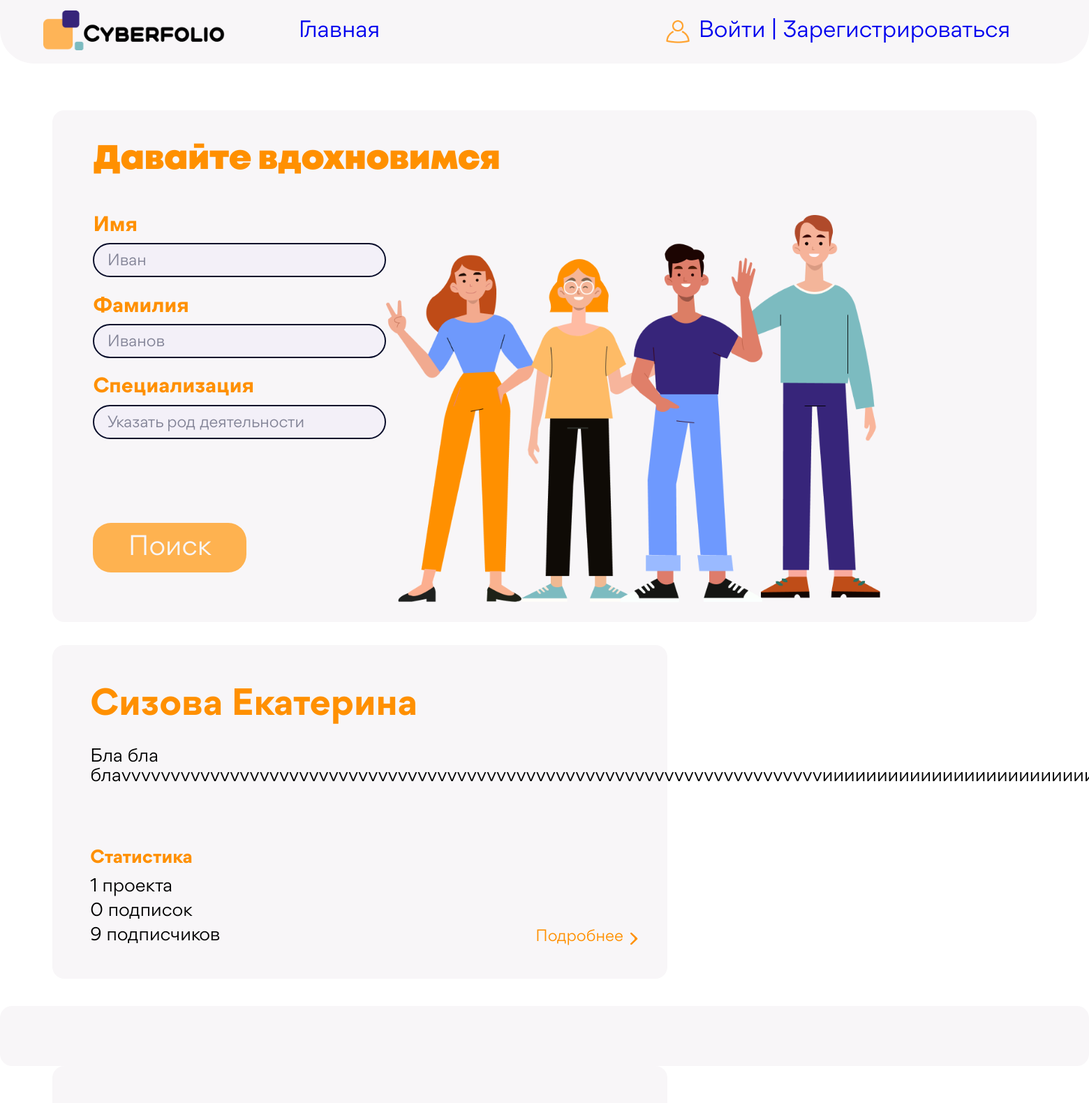
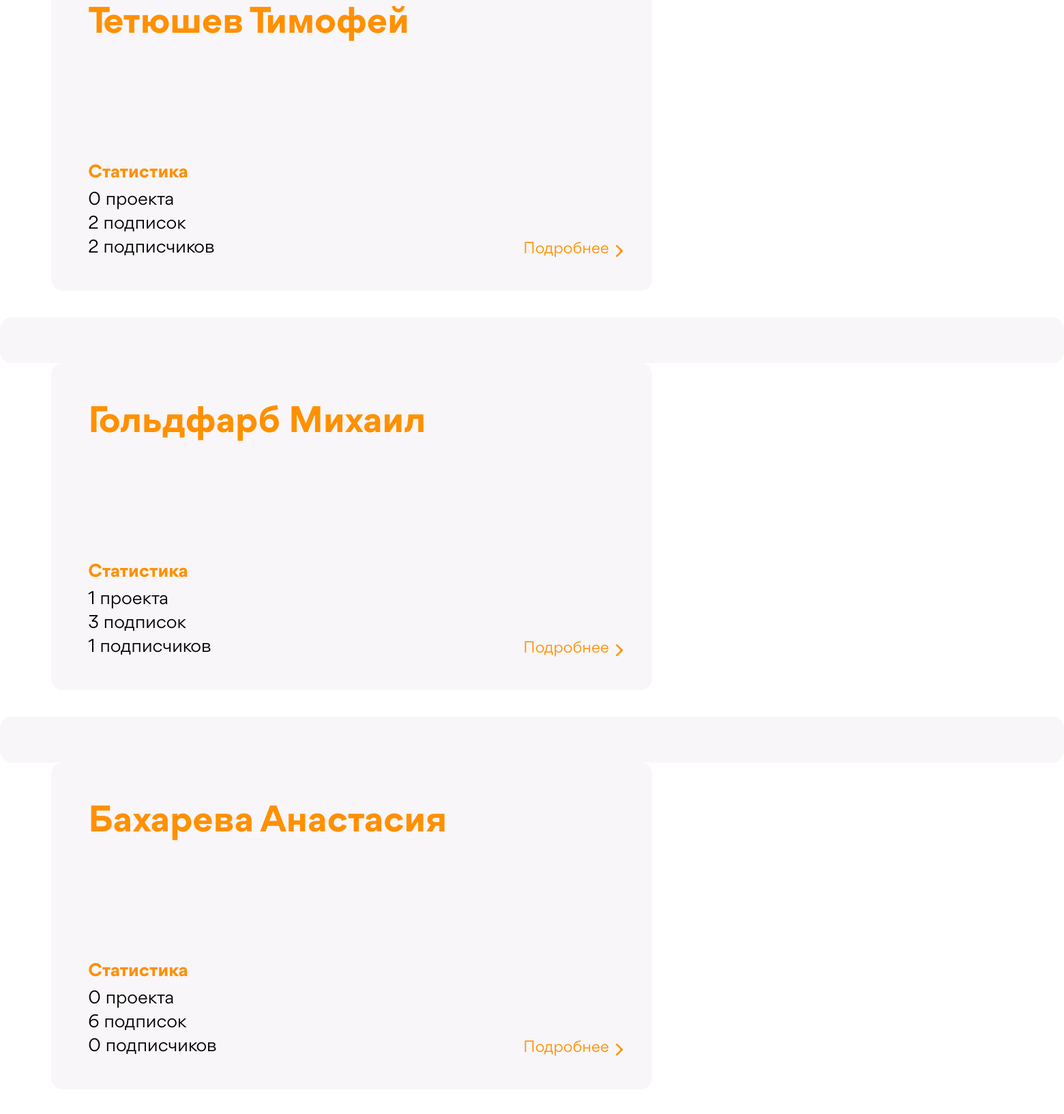
The page / (upper part) on the database its author committed (2 pictures, top to bottom).
### Accounts/models.py (models this page shows, shortened)
class User(AbstractUser):
    sur_sur_name = models.CharField(max_length=20, verbose_name="Фамилия",blank=True)
    slug = models.SlugField(verbose_name='Слаг', unique=True)
    descriptions = models.TextField(max_length=300, verbose_name='Описание',blank=True)
    email = models.EmailField(verbose_name='Почта',blank=True)
    spec = models.ForeignKey('Specs', db_index=True, on_delete=models.PROTECT, verbose_name="Специализация",blank=True, default=1)
    photo = models.ImageField(upload_to=user_directory_path, blank=True, verbose_name="Фото")
    time_create = models.DateTimeField(auto_now_add=True, verbose_name="Время создания")
    vk_url = models.URLField(max_length=128, blank=True, verbose_name='VK')
    hh_url = models.URLField(max_length=128,blank=True, verbose_name='HH')
    behance_url = models.URLField(max_length=128,blank=True,verbose_name='BH')
    def get_projects(self):
        return Project.objects.all().filter(user_id=self.id)
    def count_projects(self):
        return self.get_projects().count()
    def get_followers(self):
        return Follow.objects.all().filter(follow_from_id=self.id)
    def count_followers(self):
        return self.get_followers().count()
    def get_followings(self):
        return Follow.objects.all().filter(follow_to_id=self.id).values('id')
    def count_followings(self):
        return self.get_followings().count()
    def get_short_name(self):
        return '{0} {1}'.format(self.last_name, self.first_name)
    class Meta:
        verbose_name = 'Юзер'
        verbose_name_plural = 'Юзеры'
        ordering = ['id']

### Accounts/views.py (the view, shortened to what this page needs)
# urls.py: 2. Add a URL to urlpatterns:  path('', Home.as_view(), name='home')
class Home(ListView):
    model = User
    template_name = "main_page.html"
    context_object_name = "users"
    def get_context_data(self, *, object_list = None, **kwargs):
        context = super().get_context_data(**kwargs)
        context['title'] = "Главная страница"
        return context
    def get_queryset(self):
        users = User.objects.all().exclude(id=self.request.user.id).filter(is_superuser=0)
        if self.request.method == 'GET':
            first_name = self.request.GET.get('first_name')
            last_name = self.request.GET.get('last_name')
            spec = self.request.GET.get('specialization')
            first_name_q = Q()
            if first_name:
                first_name_q = Q(first_name__icontains=first_name)
            last_name_q = Q()
            if last_name:
                last_name_q = Q(last_name__icontains=last_name)
            if spec:
                try:
                    spec_obj = Specs.objects.get(name=spec)
                    users = users.filter(spec=spec_obj)
                except Specs.DoesNotExist:
                    pass
            users = users.filter(first_name_q & last_name_q)
        users = users.annotate(num_followers=Count('following')).order_by('-num_followers')
        return users

### templates/main_page.html (shortened to what this page needs)
{% extends 'base.html' %}
{% load static %}
{% block css %}
    <link rel="stylesheet" href="{% static 'css/normalize.css' %}">
    <link rel="stylesheet" href="{% static 'css/general_styles.css' %}">
    <link rel="stylesheet" href="{% static 'css/main_page.css' %}">
    <link href = "{% static 'fonts/stylesheet.css' %}" rel = "stylesheet" type = "text/css" />
{% endblock %}
{% block content %}
    <div class="search_container">
            <div class="search_header">
                Давайте вдохновимся
            </div>
            <div class="search_info">
                <form method="get" action="{% url 'home' %}">
                    <div class="input-heading">Имя</div>
                    <input type="text" name="first_name" id="first_name" value="{{ request.GET.first_name }}" placeholder="Иван" class="input search_input">
                    <div class="input-heading">Фамилия</div>
                    <input type="text" name="last_name" id="last_name" value="{{ request.GET.last_name }}" placeholder="Иванов" class="input search_input">
                    <div class="input-heading">Специализация</div>
                    <input type="text" name="specialization" id="specialization" value="{{ request.GET.specialization }}" placeholder="Указать род деятельности" class="input search_input">
                    <div class="search_button-container">
                        <button type="submit" class="usual-button search_button">Поиск</button>
                    </div>
                </form>
                <div>
                    <img class="search_img" src="{% static 'images/mainpage_img.png' %}">
                </div>
            </div>
        </div>
<div class="users">
{% for u in users %}
    <div class="user-card-container">
            <div class="left-section card-container">
                <div class="user-header">{{ u.get_short_name }}</div>
                <p class="user-text">{{ u.descriptions }}</p>
                <div class="user-statistic-header">Статистика</div>
                <div class="statistic-container">
                    <ul class="statistic-list">
                        <li class="statistic-item">{{ u.count_projects }} проекта</li>
                        <li class="statistic-item">{{ u.count_followers }} подписок</li>
                        <li class="statistic-item">{{ u.count_followings }} подписчиков</li>
                    </ul>
                    <a href="{% url 'profile' slug=u.slug %}" class="project-link">
                        <h5 class="abour-project">Подробнее</h5>
                        <img class="abour-project-icon" src="{% static 'images/about-project-icon.svg' %}">
                    </a>
                    </div>
                </div>
            </div>
            <div class="right-section card-container">
            </div>
        </div>
{% endfor %}
{% endblock %}

### Accounts/static/css/general_styles.css (style rules this page uses)
body { background-image: url(../images/background.png); background-size: cover; background-repeat: no-repeat; }
.usual-button { background-color: #feb250; padding: 1.14vw 2.70vw; border-radius: 1.66vw; color: #f8f6f8 !important; font-weight: 400; font-size: 2.5vw; line-height: 2.7vw; border: 0px !important; }
p { margin: 0; }
a { text-decoration: none; }
input { text-decoration: none; border: 0px; color: #000000; }
ul { list-style: none; margin: 0; padding: 0; }
img { max-width: 100%; }
html { font-family: "Gordita"; }
* { box-sizing: border-box; }
.user-text { font-family: 'Gordita'; font-style: normal; font-weight: 400; font-size: 1.6667vw; line-height: 1.8229vw; }
.statistic-item:not(:last-child) { margin-bottom: 0.41vw; }
.user-statistic-header { display: inline; font-weight: 700; font-size: 1.66667vw; line-height: 1.8229vw; color: #FF9000; margin-bottom: 0.78125vw; margin-top: 0px; padding: 0px; }
.statistic-item { font-weight: 400; font-size: 1.66667vw; line-height: 1.8229vw; flex-wrap: nowrap; display: flex; margin-top: 0px; padding: 0px; }
.abour-project { font-weight: 400; font-size: 1.46vw; line-height: 1.5625vw; color: #FF9000; }
.abour-project-icon { min-width: 0.7vw; max-width: 0.7vw; margin-left: 0.68125vw; }
.project-link { display: flex; flex-direction: row; align-items: center; margin-top: auto; }
.card-container { background-color: #F8F6F8; border-radius: 1.1vw; }
.input::placeholder { color: #828396; }
.input { border: 0.15vw solid #090E2B; border-radius: 4.01vw; padding: 0.78vw 1.198vw; transition: 0.3s box-shadow, 0.3s border-color; background: #f3f0f8; font-style: normal; font-weight: 400; font-size: 1.8vw; line-height: 1.354vw; }

### Accounts/static/css/main_page.css (style rules this page uses)
.search_container { display: flex; background: #F8F6F8; border-radius: 1.09vw; width: 90.4%; margin: auto; margin-top: 4.32vw; margin-bottom: 2.08vw; flex-direction: column; padding: 2.55vw 4.16vw 1.45vw 3.75vw; }
.search_header { font-family: 'Mont'; font-style: normal; font-weight: 900; font-size: 3.125vw; line-height: 4.01vw; color: #FF9000; margin-bottom: 3.02vw; }
.input-heading { font-family: 'Gordita'; font-style: normal; font-weight: 700; font-size: 1.875vw; line-height: 2.03vw; color: #FF9000; margin-bottom: 0.57vw; }
.search_info { display: flex; }
.search_img { width: 45.4vw; }
.search_button { font-family: 'Gordita'; font-style: normal; font-weight: 400; font-size: 2.5vw; line-height: 2.7vw; color: #F8F6F8; border: none; padding: 0.93vw 3.02vw; margin-top: 5.98vw; width: 14.1vw; }
.search_input { font-family: 'Gordita'; font-style: normal; font-weight: 400; font-size: 1.45vw; line-height: 1.56vw; color: #000000; padding: 0.78vw 2.91vw 0.52vw 1.19vw; width: 26.9vw; border: 0.15vw solid #090E2B; border-radius: 4.01vw; }
.search_input:not(:last-child) { margin-bottom: 1.71vw; }
.search_button-container { display: flex; }
.user-card-container { width: 90.4%; margin-left: auto; margin-right: auto; display: flex; justify-content: space-between; margin-bottom: 2.5vw; height: 30.677vw; }
.left-section { padding: 3.75vw 2.7vw 3.1vw 3.49vw; width: 56.51vw; display: flex; flex-direction: column; }
.right-section { padding: 2.396vw 2.55vw 1.927vw 2.55vw; }
.statistic-container { display: flex; justify-content: space-between; align-items: flex-end; }
.project-link { align-self: end; align-items: end !important; }
.user-text { margin-bottom: auto; }
h5 { margin: 0px; }
.user-header { font-weight: 700; font-size: 3.333vw; line-height: 3.6vw; color: #FF9000; margin-bottom: 2vw; }

### rows shown on the page
User: get_short_name "Сизова Екатерина", descriptions "Бла бла…", count_projects "1", count_followers "0", count_followings "9"
User: get_short_name "Тетюшев Тимофей", count_projects "0", count_followers "2", count_followings "2"
User: get_short_name "Гольдфарб Михаил", count_projects "1", count_followers "3", count_followings "1"
User: get_short_name "Бахарева Анастасия", count_projects "0", count_followers "6", count_followings "0"
